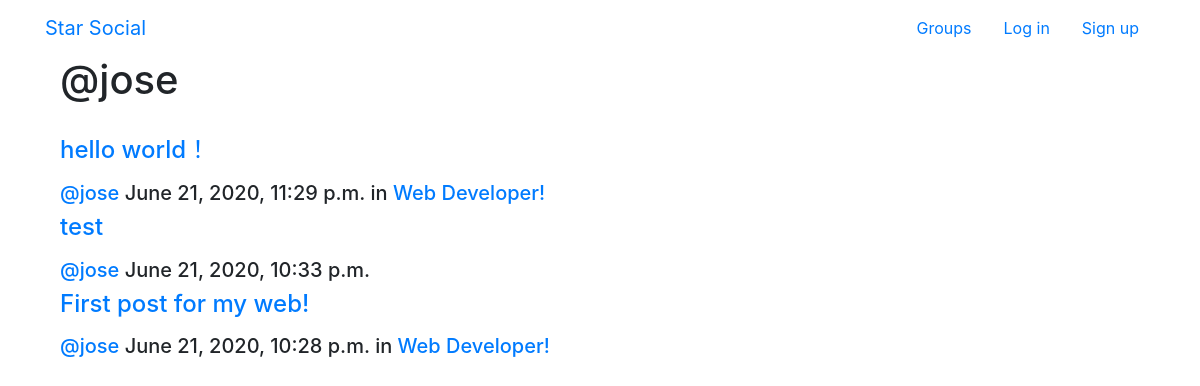
Page /posts/by/jose/ on the committed database.
### posts/models.py (models this page shows, shortened)
class Post(models.Model):
    user = models.ForeignKey(User, related_name="posts", on_delete=models.CASCADE)
    created_at = models.DateTimeField(auto_now=True)
    message = models.TextField()
    message_html = models.TextField(editable=False)
    group = models.ForeignKey(Group, related_name="posts", null=True, blank=True, on_delete=models.CASCADE)
    class Meta:
        ordering = ["-created_at"]
        unique_together = ["user", "message"]

### groups/models.py (models this page shows, shortened)
class Group(models.Model):
    name = models.CharField(max_length=255, unique=True)
    slug = models.SlugField(allow_unicode=True, unique=True)
    description = models.TextField(blank=True, default='')
    description_html = models.TextField(editable=False, default='', blank=True)
    members = models.ManyToManyField(User, through="GroupMember")
    class Meta:
        ordering = ["name"]

### posts/views.py (the view)
# urls.py: path('by/<str:username>/', views.UserPost.as_view(), name='for_user'),
class UserPost(generic.ListView):
    model = models.Post
    template_name = 'posts/user_post_list.html'
    def get_queryset(self):
        try:
            self.post_user = User.objects.prefetch_related('posts').get(username__iexact=self.kwargs.get('username'))
        except User.DoesNotExist:
            raise Http404
        else:
            return self.post_user.posts.all()
    def get_context_data(self, *, object_list=None, **kwargs):
        context = super().get_context_data(**kwargs)
        context['post_user'] = self.post_user
        return context

### posts/templates/posts/user_post_list.html
{% extends "posts/post_base.html" %}
{% block prepost %}
<div>
    <h1>@{{ post_user.username }}</h1>
</div>
{% endblock %}
{% block post_content %}
<div>
    {% for post in post_list %}
    {% include "posts/_post.html" %}
    {% endfor %}
</div>
{% endblock %}

### posts/templates/posts/_post.html (shortened to what this page needs)
    <h4><a href="{% url 'posts:single' username=post.user.username pk=post.pk %}">{{ post.message_html|safe }}</a></h4>
	<div>
        <h5>
            <span class="username"><a href="{% url 'posts:for_user' username=post.user.username %}">@{{ post.user.username }}</a></span>
			<time class="time">{{ post.created_at }}</time>
			{% if post.group %}
			<span class="group-name">in <a href="#">{{ post.group.name }}</a></span>
			{% endif %}
		</h5>
	</div>

### rows in the picture
Post: message_html "hello world！", user.username "jose", created_at "June 21, 2020, 11:29 p.m.", group.name "Web Developer!"
Post: message_html "test", user.username "jose", created_at "June 21, 2020, 10:33 p.m."
Post: message_html "First post for my web!", user.username "jose", created_at "June 21, 2020, 10:28 p.m.", group.name "Web Developer!"

### other values in the picture
{{ post_user.username }} "jose"
